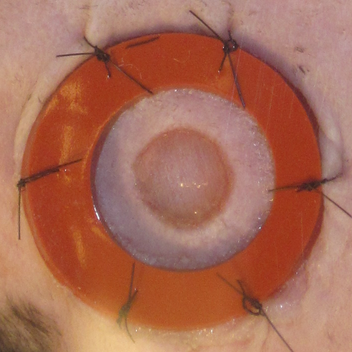
#> input picture Cropped images/Day 0_A8-1-L.png, 352 x 352 px; its folder holds only this picture in this run
$ jupyter execute --allow-errors 'Image Processing.ipynb'
#> lines starting #> are read from the running program, lines starting #| are printed output that depends on the picture; after the words box and inside, x2 and y2 are one past the last pixel; in counts of white or black regions, pixels touching at a corner belong together
# README

This notebook reads the images in the "Cropped images" folder, then takes a circular crop at the center of each picture and saves them in the "Circle_Cropped_images" folder

# Image Cropping

[cell 1]
from google.colab import drive

drive.mount('/content/gdrive')
root_path = 'gdrive/MyDrive/Explainable_Wound_Classification/'

[cell 2]
import cv2
import numpy as np
import os
import glob
from google.colab.patches import cv2_imshow

[cell 3]
#read all images and image names
images, image_names = [], []
for image in glob.glob(root_path + 'Cropped images/*.png'):
  images.append(cv2.imread(image))
  image_names.append(image.split('/')[-1])

images, image_names = np.array(images), np.array(image_names)
print(images.shape)
#| (1, 352, 352, 3)
print(image_names.shape)
#| (1,)

[cell 4]
#test image
print(image_names[0])
#| Day 0_A8-1-L.png
cv2_imshow(images[0])

#> (a cell that did not finish here is left out)

[cell 6]
#test cropping
def crop_image(img):
    crop_radius = 75
#> crop_radius = 75
    mask = np.zeros(images[0].shape, dtype=np.uint8)
    center = (mask.shape[0] // 2, mask.shape[1] // 2)
#> center = (176, 176)
    mask = cv2.circle(mask, center, crop_radius, (255, 255, 255), -1)
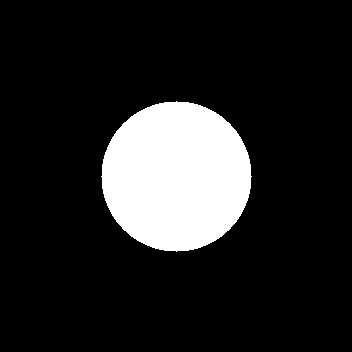
#> mask: shape (352, 352, 3); 14.3% white; 1 white region, box (x1, y1, x2, y2) and area: (101, 101, 252, 252) 17665

    img = cv2.bitwise_and(img, mask)

    border = (img.shape[0] - (2 * crop_radius)) // 2 + 1
    img = img[border:border - 1 + 2 * crop_radius, border:border - 1 + 2 * crop_radius]

    return img

#> (the rest of this cell did not finish here and is left out)

[cell 7]
os.makedirs(root_path + 'Circle_Cropped_images', exist_ok=True)

[cell 8]
#re-crop all the images, save them to a new directory and print all images cropped and uncropped for examination
for i in range(images.shape[0]):
    cropped_image = crop_image(images[i])
    print(image_names[i])
    cv2_imshow(images[i])
    cv2_imshow(cropped_image)
    print('\n\n')
    cv2.imwrite(root_path + 'Circle_Cropped_images/' + image_names[i], cropped_image)
#> this loop made 1 pass
#| Day 0_A8-1-L.png
#> pass 1, in crop_image (call 2), `img = cv2.bitwise_and(img, mask)`:
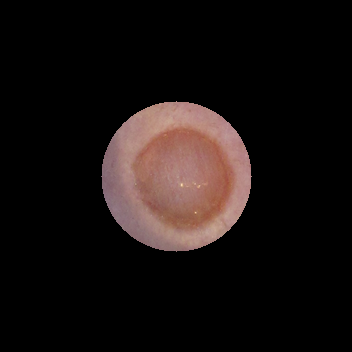
#> img: shape (352, 352, 3); mean of channels 0, 1, 2 16, 17.3, 23.8; drawn as B, G, R
#> pass 1, in crop_image (call 2), `img = img[border:border - 1 + 2 * crop_radius, border:border - 1 + 2 *..`:
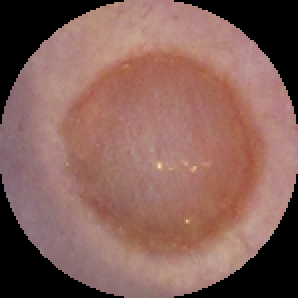
#> img: shape (149, 149, 3) (shown 2 times larger); mean of channels 0, 1, 2 89.2, 96.4, 133; drawn as B, G, R

$ run again, on Cropped images/Day 0_Y8-3-R.png
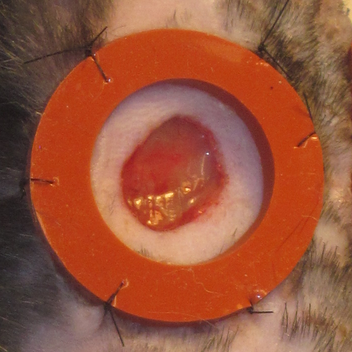
#> input picture Cropped images/Day 0_Y8-3-R.png, 352 x 352 px
#| (1, 352, 352, 3)
#| (1,)
#| Day 0_Y8-3-R.png
#> crop_radius = 75
#> mask: shape (352, 352, 3); 14.3% white; 1 white region, box (x1, y1, x2, y2) and area: (101, 101, 252, 252) 17665
#> the loop `for i in range(images.shape[0]):` made 1 pass
#| Day 0_Y8-3-R.png
#> pass 1, in crop_image (call 2), `img = cv2.bitwise_and(img, mask)`:
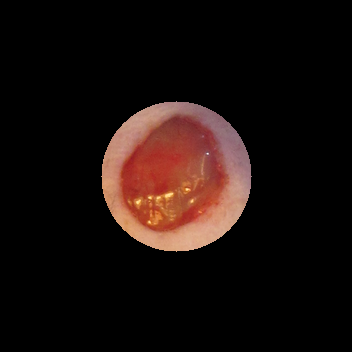
#> img: shape (352, 352, 3); mean of channels 0, 1, 2 11.8, 14.6, 25.4; drawn as B, G, R
#> pass 1, in crop_image (call 2), `img = img[border:border - 1 + 2 * crop_radius, border:border - 1 + 2 *..`:
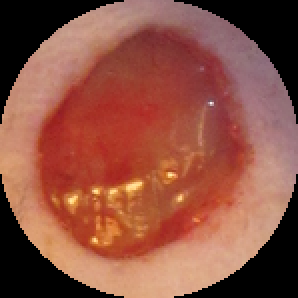
#> img: shape (149, 149, 3) (shown 2 times larger); mean of channels 0, 1, 2 65.9, 81.2, 142; drawn as B, G, R

$ run again, on Cropped images/Day 0_Y8-4-L.png
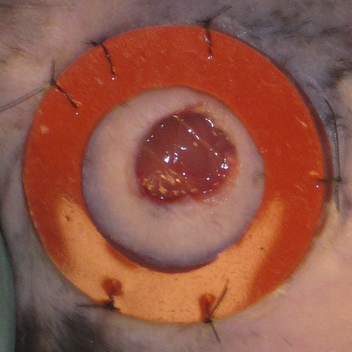
#> input picture Cropped images/Day 0_Y8-4-L.png, 352 x 352 px
#| (1, 352, 352, 3)
#| (1,)
#| Day 0_Y8-4-L.png
#> crop_radius = 75
#> mask: shape (352, 352, 3); 14.3% white; 1 white region, box (x1, y1, x2, y2) and area: (101, 101, 252, 252) 17665
#> the loop `for i in range(images.shape[0]):` made 1 pass
#| Day 0_Y8-4-L.png
#> pass 1, in crop_image (call 2), `img = cv2.bitwise_and(img, mask)`:
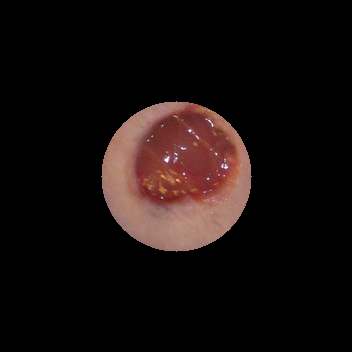
#> img: shape (352, 352, 3); mean of channels 0, 1, 2 12.4, 13.8, 21.9; drawn as B, G, R
#> pass 1, in crop_image (call 2), `img = img[border:border - 1 + 2 * crop_radius, border:border - 1 + 2 *..`:
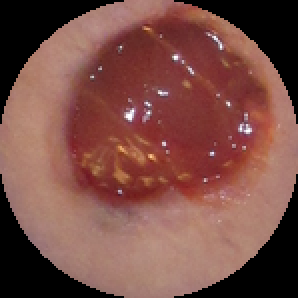
#> img: shape (149, 149, 3) (shown 2 times larger); mean of channels 0, 1, 2 69.3, 76.8, 122.2; drawn as B, G, R

$ run again, on Cropped images/Day 10_A8-3-L.png
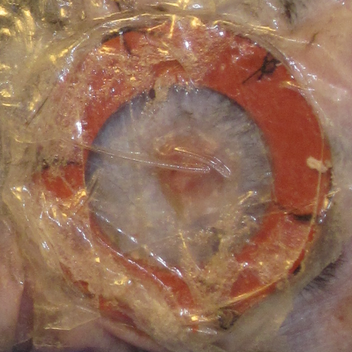
#> input picture Cropped images/Day 10_A8-3-L.png, 352 x 352 px
#| (1, 352, 352, 3)
#| (1,)
#| Day 10_A8-3-L.png
#> crop_radius = 75
#> mask: shape (352, 352, 3); 14.3% white; 1 white region, box (x1, y1, x2, y2) and area: (101, 101, 252, 252) 17665
#> the loop `for i in range(images.shape[0]):` made 1 pass
#| Day 10_A8-3-L.png
#> pass 1, in crop_image (call 2), `img = cv2.bitwise_and(img, mask)`:
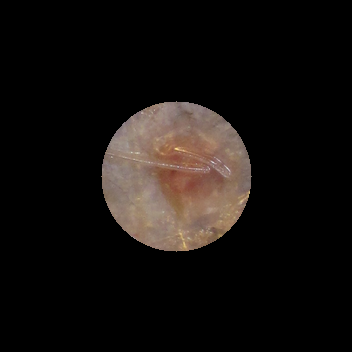
#> img: shape (352, 352, 3); mean of channels 0, 1, 2 14.5, 16.8, 20.9; drawn as B, G, R
#> pass 1, in crop_image (call 2), `img = img[border:border - 1 + 2 * crop_radius, border:border - 1 + 2 *..`:
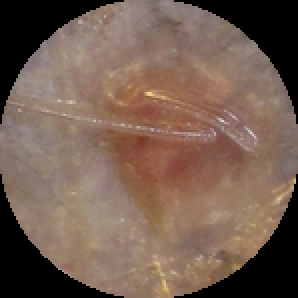
#> img: shape (149, 149, 3) (shown 2 times larger); mean of channels 0, 1, 2 81, 94, 116.8; drawn as B, G, R

$ run again, on Cropped images/Day 0_A8-1-R.png
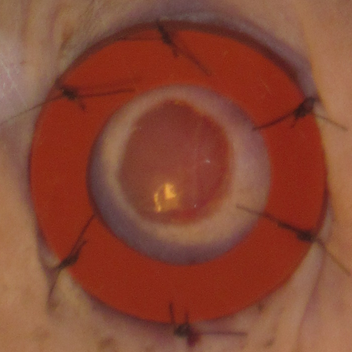
#> input picture Cropped images/Day 0_A8-1-R.png, 352 x 352 px
#| (1, 352, 352, 3)
#| (1,)
#| Day 0_A8-1-R.png
#> crop_radius = 75
#> mask: shape (352, 352, 3); 14.3% white; 1 white region, box (x1, y1, x2, y2) and area: (101, 101, 252, 252) 17665
#> the loop `for i in range(images.shape[0]):` made 1 pass
#| Day 0_A8-1-R.png
#> pass 1, in crop_image (call 2), `img = cv2.bitwise_and(img, mask)`:
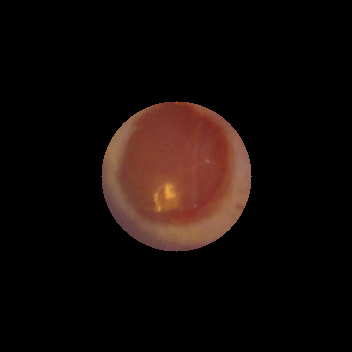
#> img: shape (352, 352, 3); mean of channels 0, 1, 2 8.2, 10.8, 19.4; drawn as B, G, R
#> pass 1, in crop_image (call 2), `img = img[border:border - 1 + 2 * crop_radius, border:border - 1 + 2 *..`:
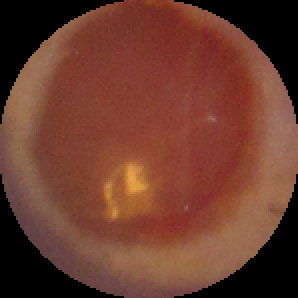
#> img: shape (149, 149, 3) (shown 2 times larger); mean of channels 0, 1, 2 45.5, 60, 108; drawn as B, G, R
